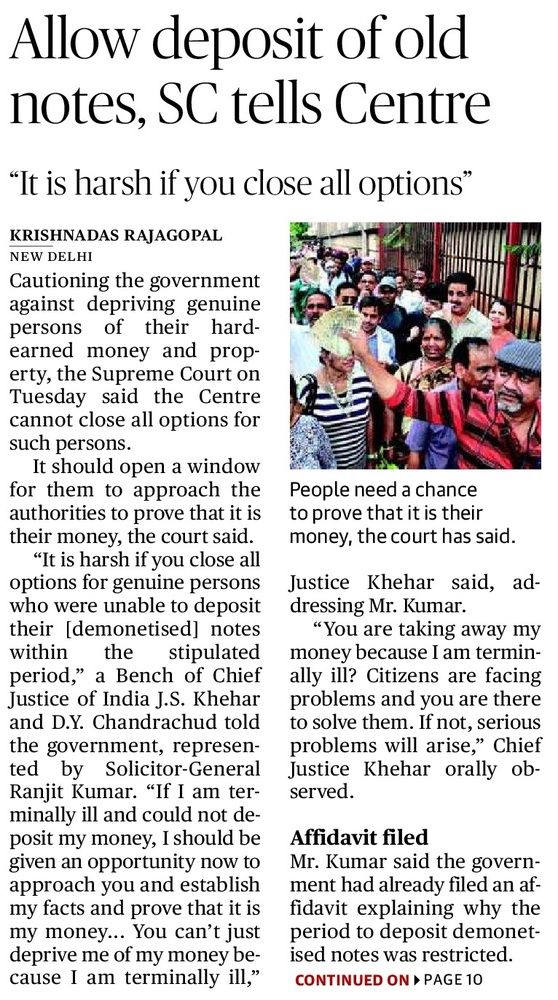
#> input picture ReadNewspaper_2/Newspaper_2.jpg, 558 x 1000 px, shrunk from 766 x 1372 before the run, found by its file name
$ jupyter execute --allow-errors readNewsPaper.ipynb
#> lines starting #> are read from the running program, lines starting #| are printed output that depends on the picture
[cell 1]
import cv2
cv2.__version__

[cell 2]
import numpy as np
import matplotlib.pyplot as plt

[cell 3]
# Recognise text with tesseract
#---------------------------------
import pytesseract

pytesseract.pytesseract.tesseract_cmd = 'C:\\Program Files (x86)\\Tesseract-OCR\\tesseract'

from PIL import Image

#txt = pytesseract.image_to_string(img, lang="eng")
tessdata_dir_config = r'--tessdata-dir "C:\\Program Files (x86)\\Tesseract-OCR\\tessdata"'

[cell 4]
#Image Reading and loading it to Grey scale
#-------------------------------------------

#cv2.IMREAD_GRAYSCALE = 0

img_Path = 'C:/MachineLearning/RD/Demo/Newspaper/Section2/'

img = cv2.imread(img_Path + 'Newspaper_2.jpg', cv2.IMREAD_GRAYSCALE)
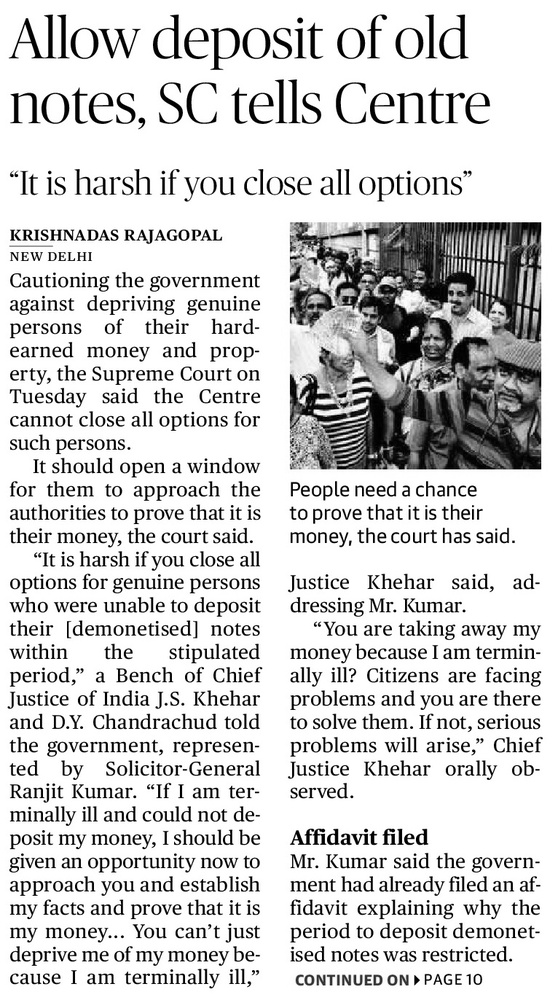
#> img: shape (1000, 558); min 0, max 255, mean 211.1

[cell 5]
# Apply dilation and erosion to remove some noise
#-------------------------------------------------
kernel = np.ones((1,1), np.uint8)
img = cv2.dilate(img, kernel, iterations=1)
img = cv2.erode(img, kernel, iterations=1)

[cell 6]
#To save the clean Image
#---------------------------
cv2.imwrite(img_Path + 'grayScale.jpg', img)
#> Out = True

[cell 7]
#Apply threshold to get image with only black and white
#----------------------------

img = cv2.adaptiveThreshold(img, 255, cv2.ADAPTIVE_THRESH_GAUSSIAN_C, cv2.THRESH_BINARY, 11, 2)
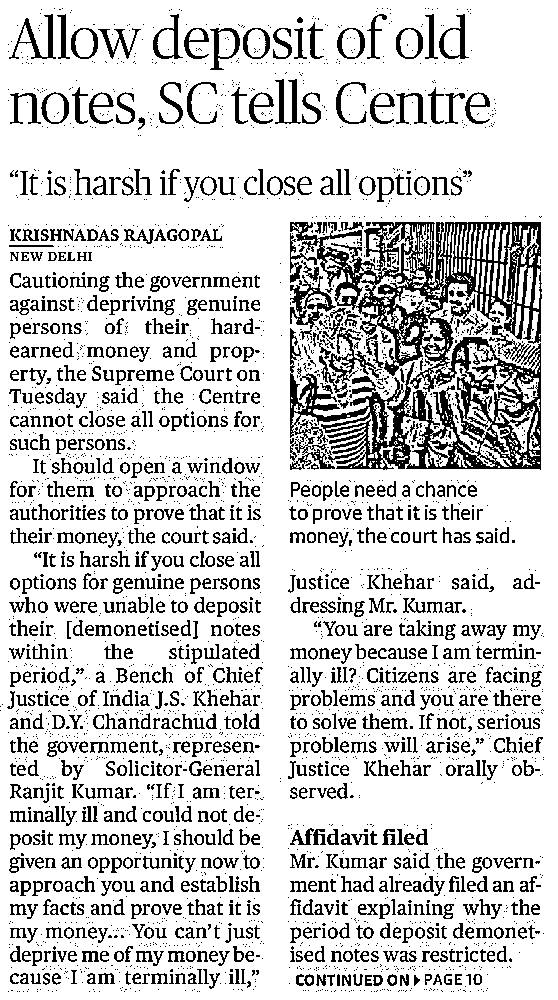
#> img: shape (1000, 558); 81.2% white; black in thin lines or dots

cv2.imwrite(img_Path + 'blackWhite.jpg', img)
#> Out = True
